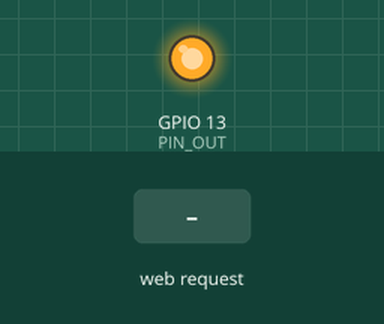
Simulated run of this sketch. Board: ESP8266 (NodeMCU). On the bench: output pins drawn as LEDs (lit = HIGH). Inputs (shaded band) come from the test bench. WiFi joins after 1.5 s; servers stay silent unless stated; what the sketch prints to the serial monitor is not drawn.

Above: at 1.1 s.
At 8.6 s:
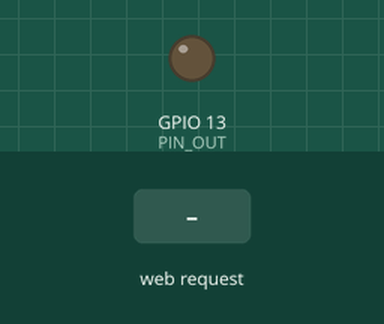
8.7 s: HTTP request GET /?RELAY= received
Timing chart, 0 to 11.7 s (numbered marks = the images above; inputs shaded):
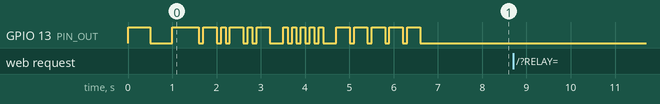

Measured:
- after the input at 8.7 s, every drawn part: stays the same

The sketch:

example24_ac.ino
```cpp
// (licence header left out)
#include <ESP8266WiFi.h>                    // Wi-Fi機能を利用するために必要
extern "C" {
#include "user_interface.h"                 // ESP8266用の拡張IFライブラリ
}
#include <WiFiUdp.h>                        // UDP通信を行うライブラリ
#define PIN_OUT 13                          // IO 13(5番ピン)にリレーを接続する
#define TIMEOUT 20000                       // タイムアウト 20秒
#define SSID "1234ABCD"                     // 無線LANアクセスポイントのSSID
#define PASS "password"                     // パスワード
#define NTP_SERVER "ntp.nict.jp"            // NTPサーバのURL
#define NTP_PORT 8888                       // NTP待ち受けポート

WiFiServer server(80);                      // Wi-Fiサーバ(ポート80=HTTP)定義
int TIMER_ON=-1;                            // ONタイマー無効
int TIMER_OFF=-1;                           // OFFタイマー無効
int TIMER_SLEEP=-1;                         // スリープタイマー無効
unsigned long TIME;                         // 1970年からmillis()＝0までの秒数
                                            // ※現在時刻は TIME+millis()/1000
void setup(){
    pinMode(PIN_OUT,OUTPUT);                // リレーを接続したポートを出力に
    Serial.begin(9600);                     // 動作確認のためのシリアル出力開始
    Serial.println("Example 24 AC Outlet"); // 「Example 24」をシリアル出力表示
    wifi_set_sleep_type(LIGHT_SLEEP_T);     // 省電力モードに設定する
    WiFi.mode(WIFI_STA);                    // 無線LANをSTAモードに設定
    WiFi.begin(SSID,PASS);                  // 無線LANアクセスポイントへ接続
    while(WiFi.status() != WL_CONNECTED){   // 接続に成功するまで待つ
        Serial.print('.');                  // 進捗表示
        digitalWrite(PIN_OUT,!digitalRead(PIN_OUT));    // リレーの点滅
        delay(500);                         // 待ち時間処理
    }
    server.begin();                         // サーバを起動する
    Serial.println("\nStarted");            // 起動したことをシリアル出力表示
    Serial.println(WiFi.localIP());         // 本機のIPアドレスをシリアル出力
    morseIp0(PIN_OUT,100,WiFi.localIP());   // IPアドレス終値をモールス信号出力
    while(TIME==0){
        TIME=getNTP(NTP_SERVER,NTP_PORT);   // NTPを用いて時刻を取得
    }
    TIME-=millis()/1000;                    // 起動後の経過時間を減算
}

void loop(){                                // 繰り返し実行する関数
    WiFiClient client;                      // Wi-Fiクライアントの定義
    char c;                                 // 文字変数を定義
    char s[65];                             // 文字列変数を定義 65バイト64文字
    char date[20];                          // 日付データ格納用
    int len=0;                              // 文字列の長さカウント用の変数
    int t=0;                                // 待ち受け時間のカウント用の変数
    unsigned long time=millis();            // ミリ秒の取得
    int i,minutes;

    if(time<100){
        time=getNTP(NTP_SERVER,NTP_PORT);   // NTPを用いて時刻を取得,timeへ代入
        if(time)TIME=time-millis()/1000;    // 取得成功時に経過時間をTIMEに保持
        else TIME+=4294967;                 // 取得失敗時に経過時間を加算
        while(millis()<100)delay(1);        // 100ms超過待ち
        time=millis();                      // ミリ秒の取得
    }
    time = TIME + time / 1000;              // 時刻で上書き
    time2txt(date,time);                    // 日時をテキストに変換する
    minutes = (int)((time/60)%1440);        // 分に変更(0="0:00" 1439="23:59")
    if(minutes == TIMER_ON ) digitalWrite(PIN_OUT,HIGH);   // リレーON
    if(minutes == TIMER_OFF) digitalWrite(PIN_OUT,LOW);    // リレーOFF
    if(minutes == TIMER_SLEEP){             // スリープタイマー
        digitalWrite(PIN_OUT,LOW);          // リレーOFF
        TIMER_SLEEP=-1;                     // スリープ解除
    }

    client = server.available();            // 接続されたクライアントを生成
    if(client==0) return;                   // 非接続の時にloop()の先頭に戻る
    Serial.println("Connected");            // 接続されたことをシリアル出力表示
    while(client.connected()){              // 当該クライアントの接続状態を確認
        if(client.available()){             // クライアントからのデータを確認
            t=0;                            // 待ち時間変数をリセット
            c=client.read();                // データを文字変数cに代入
            if(c=='\n'){                    // 改行を検出した時
                if(len>5 && strncmp(s,"GET /",5)==0) break;
                len=0;                      // 文字列長を0に
            }else if(c!='\r' && c!='\0'){
                s[len]=c;                   // 文字列変数に文字cを追加
                len++;                      // 変数lenに1を加算
                s[len]='\0';                // 文字列を終端
                if(len>=64) len=63;         // 文字列変数の上限
            }
        }
        t++;                                // 変数tの値を1だけ増加させる
        if(t>TIMEOUT) break; else delay(1); // TIMEOUTに到達したらwhileを抜ける
    }
    if(len>12 && strncmp(s,"GET /?RELAY=",12)==0){
        digitalWrite(PIN_OUT,atoi(&s[12])); // 入力値に応じてリレーを制御する
    }                                       // タイマーの設定を行う
    if(len> 9 && strncmp(s,"GET /?ON=",  9)==0) TIMER_ON =atoi(&s[9]);
    if(len>10 && strncmp(s,"GET /?OFF=",10)==0) TIMER_OFF=atoi(&s[10]);
    if(len>12 && strncmp(s,"GET /?SLEEP=",12)==0){
        i=atoi(&s[12]);                     // 変数iに入力値を代入
        if(i<0) TIMER_SLEEP=-1;             // 入力値が負だった時にスリープ切
        else TIMER_SLEEP=(i+minutes)%1440;  // 現在時刻+入力スリープ時間
    }
    if(client.connected()){                 // 当該クライアントの接続状態を確認
        i=digitalRead(PIN_OUT);             // リレーの状態を読み取り変数iへ代入
        html(client,i,date,TIMER_ON,TIMER_OFF,TIMER_SLEEP,WiFi.localIP());
    }                                       // 負のときは-100を掛けて出力
//  client.stop();                          // クライアントの切断
    Serial.println("Disconnected");         // シリアル出力表示
}
```

getNTP.ino
```cpp
// (licence header left out)
/*

 Udp NTP Client

 Get the time from a Network Time Protocol (NTP) time server
 Demonstrates use of UDP sendPacket and ReceivePacket
 For more on NTP time servers and the messages needed to communicate with them,
 see http://en.wikipedia.org/wiki/Network_Time_Protocol

 created 4 Sep 2010
 by Michael Margolis
 modified 9 Apr 2012
 by Tom Igoe

 This code is in the public domain.

 */

#define NTP_PACKET_SIZE 48                  // NTP時刻長48バイト
#define DEBUG

unsigned long getNTP(const char* address, const int port){
	WiFiUDP udpNtp;                             // UDP送信用のインスタンスを定義
	byte packetBuffer[NTP_PACKET_SIZE];         // 送受信用バッファ
    int waiting=0,data;
    unsigned long highWord;                 // 時刻情報の上位2バイト用
    unsigned long lowWord;                  // 時刻情報の下位2バイト用
    unsigned long local;                     // 1970年1月1日からの経過秒数

    udpNtp.begin(port);                    // NTP待ち受け開始

    // send an NTP request to the time server at the given address

	// set all bytes in the buffer to 0
	memset(packetBuffer, 0, NTP_PACKET_SIZE);
	// Initialize values needed to form NTP request
	// (see URL above for details on the packets)
	packetBuffer[0] = 0b11100011;   // LI, Version, Mode
	packetBuffer[1] = 0;     // Stratum, or type of clock
	packetBuffer[2] = 6;     // Polling Interval
	packetBuffer[3] = 0xEC;  // Peer Clock Precision
	// 8 bytes of zero for Root Delay & Root Dispersion
	packetBuffer[12]  = 49;
	packetBuffer[13]  = 0x4E;
	packetBuffer[14]  = 49;
	packetBuffer[15]  = 52;

	// all NTP fields have been given values, now
	// you can send a packet requesting a timestamp:
	udpNtp.beginPacket(address, 123); //NTP requests are to port 123
	udpNtp.write(packetBuffer, NTP_PACKET_SIZE);
	udpNtp.endPacket();

    while(udpNtp.parsePacket()<44){
        delay(100);                         // 受信待ち
        waiting++;                          // 待ち時間カウンタを1加算する
        if(waiting > 100) return 0;          // 100回(10秒)を過ぎたら終了
    }
    udpNtp.read(packetBuffer,NTP_PACKET_SIZE); // 受信パケットを変数packetBufferへ
    highWord=word(packetBuffer[40],packetBuffer[41]);   // 時刻情報の上位2バイト
    lowWord =word(packetBuffer[42],packetBuffer[43]);   // 時刻情報の下位2バイト

    local = highWord<<16 | lowWord;          // 時刻(1900年1月からの秒数)を代入
    local -= 2208988800UL;                   // 1970年と1900年の差分を減算
    local += 32400UL;                        // +9時間を加算

    #ifdef DEBUG
	    Serial.print("JST time = ");            // 日本時刻
	    data=(int)((local  % 86400L) / 3600);    // 時を計算し変数dataへ代入
	    Serial.print(data);
	    Serial.print(':');
	    data=(int)(local  % 3600) / 60;          // 分を計算し変数dataへ代入
	    if( data < 10 ) Serial.print('0');      // 10未満の時に「0」を付与
	    Serial.print(data);
	    Serial.print(':');
	    data=(int)(local  % 60);          // 秒を計算し変数dataへ代入
	    if( data < 10 ) Serial.print('0');      // 10未満の時に「0」を付与
	    Serial.println(data);
    #endif
    udpNtp.stop();
	return local;
}
```

html.ino
```cpp
// (licence header left out)
void html(
	WiFiClient &client,
	int i,
	char *date,
	int TIMER_ON,
	int TIMER_OFF,
	int TIMER_SLEEP,
	uint32_t ip
){
    char s[65],s_ip[16];

    sprintf(s_ip,"%d.%d.%d.%d",
        ip & 255,
        ip>>8 & 255,
        ip>>16 & 255,
        ip>>24
    );
    client.println("HTTP/1.1 200 OK");              // HTTP OKを応答
    client.println("Content-Type: text/html");      // HTMLコンテンツ
    client.println("Connection: close");            // 応答終了後にセッションを閉じる
    client.println();
    client.println("<html>");
    client.println("<head><title>Wi-Fi コンシェルジェ 電源設備担当</title>");
    client.println("<meta http-equiv=\"Content-type\" content=\"text/html; charset=UTF-8\">");
    client.print("<meta http-equiv=\"refresh\" content=\"20;URL=http://");
    client.print(s_ip);
    client.println("/\">");
    client.println("</head>");
    client.println("<body>");
    client.println("<h3>AC Relay Controller STATUS</h3>");
    if(i==0) sprintf(s,"<p>0 (Relay OFF)</p>");
    if(i==1) sprintf(s,"<p>1 (Relay ON)</p>");
    client.println(s);
    date[16]='\0';
    sprintf(s,"<p>現在の時刻＝%s</p>",date);
    client.println(s);
	if(TIMER_ON>=0){
		sprintf(s,"<p>タイマー入(毎日)＝%d:%02d</p>",TIMER_ON/60,TIMER_ON%60);
    	client.println(s);
	}
	if(TIMER_OFF>=0){
		sprintf(s,"<p>タイマー切(毎日)＝%d:%02d</p>",TIMER_OFF/60,TIMER_OFF%60);
    	client.println(s);
	}
	if(TIMER_SLEEP>=0){
		sprintf(s,"<p>スリープ　(一回)＝%d:%02d</p>",TIMER_SLEEP/60,TIMER_SLEEP%60);
    	client.println(s);
	}

    client.println("<hr>");
    client.println("<h3>HTTP GET</h3>");
    client.print("<p>http://");
    client.print(s_ip);
    client.println("/?RELAY=n<br>(n: 0=OFF, 1=ON)</p>");
    sprintf(s,"<form method=\"GET\" action=\"http://%s/\">",s_ip);
    client.println(s);
    client.println("<input type=\"submit\" name=\"RELAY\" value=\"0 (RELAY OFF)\">");
    client.println("<input type=\"submit\" name=\"RELAY\" value=\"1 (RELAY ON)\">");
    client.println("<br><br>");
    client.println("<input type=\"submit\" name=\"SLEEP\" value=\"30 (30分後にOFF)\">");
    client.println("<input type=\"submit\" name=\"SLEEP\" value=\"60 (1時間後にOFF)\">");
    client.println("<input type=\"submit\" name=\"SLEEP\" value=\"120 (2時間後にOFF)\">");
    client.println("</form>");
    client.println(s);
    client.print("タイマー入：<input type=\"text\" name=\"ON\" value=\"");
    if(TIMER_ON>=0) client.print(TIMER_ON);
    else client.print("420");
    client.println("\">");
    client.println("<input type=\"submit\" value=\"送信\">");
    client.println("</form>");
    client.println(s);
    client.print("タイマー切：<input type=\"text\" name=\"OFF\" value=\"");
    if(TIMER_OFF>=0) client.print(TIMER_OFF);
    else client.print("480");
    client.println("\">");
    client.println("<input type=\"submit\" value=\"送信\">");
    client.println("</form>");
    client.println(s);
    client.println("<input type=\"submit\" name=\"ON\" value=\"-1 (タイマー入の解除)\">");
    client.println("<input type=\"submit\" name=\"OFF\" value=\"-1 (タイマー切の解除)\">");
    client.println("<input type=\"submit\" name=\"SLEEP\" value=\"-1 (スリープの解除)\">");
    client.println("</form>");
    client.println("<hr>");
    client.println("</body>");
    client.println("</html>");
    sprintf(s,"RELAY=%d",i);
    Serial.println(s);
}
```

morse.ino
```cpp
// (licence header left out)
/*
本スケッチは下記からダウンロードしたものを改変して作成しました。

http://darashi.net/2012/02/23/arduino-hello-world.html
HELLO WORLD from Arduino
Feb 23 2012.
darashi/hello.c

Yoji Shidara (https://github.com/darashi)
*/

// #define LED 13
// #define T 100 // speed

const char morse_pattern[26][5] = {
    "._", "_...", "_._.", "_..", ".", ".._.", "__.",
    "....", "..", ".___", "_._", "._..", "__",
    "_.", "___", ".__.", "__._", "._.", "...", "_",
    ".._", "..._", ".__", "_.._", "__._", "__.."
};


/*
void setup() {
    pinMode(LED, OUTPUT);
    digitalWrite(LED, LOW);
    delay(T*7);
}
*/

void morse_delay(int time){
    if(time > 10) for(int i=0;i<time/10;i++){
        delay(10);
        ESP.wdtFeed();
    }
    delay(time%10);
    ESP.wdtFeed();
}

void morse(int output, int time, const char *str) {
    int i, j;
    char num[6]="_____";
    char morse_dot[7]="._._._";
    char *pattern;

    for (i=0; i<strlen(str); i++) {
        char *c = (char *)str+i;
        pattern=0;
        if ('A' <= *c && *c <= 'Z') pattern = (char *)morse_pattern[*c - 'A'];
        if ('a' <= *c && *c <= 'z') pattern = (char *)morse_pattern[*c - 'a'];
        if ('0' <= *c && *c <= '5'){
            for(j=0;j<5;j++) if( (int)(*c - '0') >= j+1 ) num[j]='.'; else num[j]='_';
            pattern = num;
        }
        if ('6' <= *c && *c <= '9'){
            for(j=0;j<5;j++) if( (int)(*c - '0') >= j+6 ) num[j]='_'; else num[j]='.';
            pattern = num;
        }
        if ( *c == '.') pattern=morse_dot;
        if(pattern){
            for (j=0; j<strlen(pattern); j++) {
                digitalWrite(output, HIGH);
                if(pattern[j] == '.') {
                    morse_delay(time);
                    Serial.print('.');
                }
                else {
                    morse_delay(3 * time);
                    Serial.print('_');
                }
                digitalWrite(output, LOW);
                morse_delay(time);
            }
            morse_delay(2 * time);
        } else {
            morse_delay(3 * time);
        }
        Serial.print(' ');
    }
    Serial.println();
    morse_delay(4 * time);
    Serial.println("Done Morse");
}

/*
void loop() {
    char *str = "HELLO WORLD";
    morse(LED, T, str);
}
*/

void morseIp(int output, int time, uint32_t ip){
    byte i,j;
    char s[17];

    sprintf(s,"%d.%d.%d.%d",
        ip & 255,
        ip>>8 & 255,
        ip>>16 & 255,
        ip>>24
    );
    morse(output, time, s);
}

void morseIp0(int output, int time, uint32_t ip){
    byte i,j;
    char s[17];

    sprintf(s,".%i",
        ip>>24
    );
    morse(output, time, s);
}
```

time2txt.ino
```cpp
// (licence header left out)
/*
time.c - low level time and date functions
Copyright (c) Michael Margolis 2009

This library is free software; you can redistribute it and/or
modify it under the terms of the GNU Lesser General Public
License as published by the Free Software Foundation; either
version 2.1 of the License, or (at your option) any later version.

This library is distributed in the hope that it will be useful,
but WITHOUT ANY WARRANTY; without even the implied warranty of
MERCHANTABILITY or FITNESS FOR A PARTICULAR PURPOSE.  See the GNU
Lesser General Public License for more details.

You should have received a copy of the GNU Lesser General Public
License along with this library; if not, write to the Free Software
Foundation, Inc., 51 Franklin St, Fifth Floor, Boston, MA  02110-1301  USA

6  Jan 2010 - initial release
12 Feb 2010 - fixed leap year calculation error
1  Nov 2010 - fixed setTime bug (thanks to Korman for this)
*/

/*============================================================================*/
/* functions to convert to and from system time */
/* These are for interfacing with time serivces and are not normally needed in a sketch */

	// leap year calulator expects year argument as years offset from 1970
//	#define LEAP_YEAR(Y)     ( ((1970+Y)>0) && !((1970+Y)%4) && ( ((1970+Y)%100) || !((1970+Y)%400) ) )

//	static  const uint8_t monthDays[]={31,28,31,30,31,30,31,31,30,31,30,31}; // API starts months from 1, this array starts from 0

//	void breakTime(time_t time, tmElements_t &tm){
	// break the given time_t into time components
	// this is a more compact version of the C library localtime function
	// note that year is offset from 1970 !!!

#define LEAP_YEAR(Y)     ( ((1970+Y)>0) && !((1970+Y)%4) && ( ((1970+Y)%100) || !((1970+Y)%400) ) )

void time2txt(char *date,unsigned long local){

	int Year,year;
	int Month,month, monthLength;
	int Day;
	int Second,Minute,Hour,Wday;  // Sunday is day 1
	unsigned long days;
	static  const uint8_t monthDays[]={31,28,31,30,31,30,31,31,30,31,30,31};

	Second = local % 60;
	local /= 60; // now it is minutes
	Minute = local % 60;
	local /= 60; // now it is hours
	Hour = local % 24;
	local /= 24; // now it is days
	Wday = ((local + 4) % 7) + 1;  // Sunday is day 1

	year = 0;
	days = 0;
	while((unsigned)(days += (LEAP_YEAR(year) ? 366 : 365)) <= local) {
		year++;
	}
//	Year = year; // year is offset from 1970

	days -= LEAP_YEAR(year) ? 366 : 365;
	local  -= days; // now it is days in this year, starting at 0

	days=0;
	month=0;
	monthLength=0;
	for (month=0; month<12; month++) {
		if (month==1) { // february
			if (LEAP_YEAR(year)) {
				monthLength=29;
			} else {
				monthLength=28;
			}
		} else {
			monthLength = monthDays[month];
		}

		if (local >= monthLength) {
			local -= monthLength;
		} else {
		    break;
		}
	}
	Year = year + 1970;
	Month = month + 1;  // jan is month 1
	Day = local + 1;     // day of month

	sprintf(date,"%4d/%02d/%02d,%02d:%02d:%02d",Year,Month,Day,Hour,Minute,Second);
}
```
